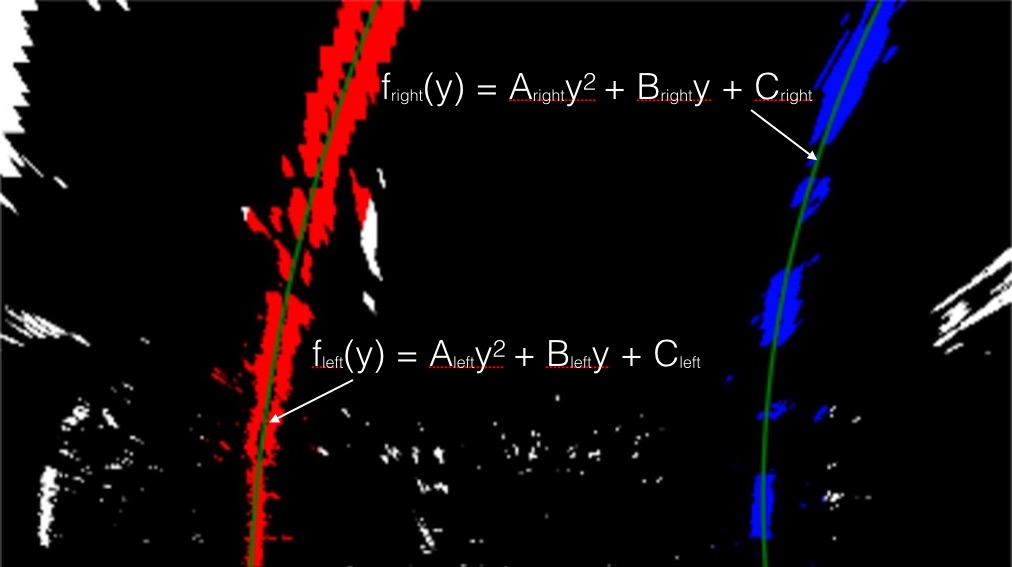
#> input picture examples/color_fit_lines.jpg, 1012 x 567 px
$ python -i solution.py   (imports and definitions only)   (older library calls are emulated)
#> lines starting #> are read from the running program, lines starting #| are printed output that depends on the picture; after the words box and inside, x2 and y2 are one past the last pixel; in counts of white or black regions, pixels touching at a corner belong together
import cv2
import numpy as np
import matplotlib.pyplot as plt
import matplotlib.image as mpimg
import pickle

# [1 line not run here, left out]

#function to undistort using camera_calibration.p
def undistort(image):

    return cv2.undistort(image, mtx, dist, None, mtx)


#function to retrieve channel of an image given color space and channel
def get_channeled_image(image,color_space,channel=""):

#> called with color_space = 'grayscale', channel = ''
    if color_space=="HLS":
        color_spaced_image=cv2.cvtColor(image,cv2.COLOR_RGB2HLS)

        if channel=="H":
            channeled_image=color_spaced_image[:,:,0]
            return channeled_image
        elif channel=="L":
            channeled_image=color_spaced_image[:,:,1]
            return channeled_image

        elif channel=="S":
            channeled_image=color_spaced_image[:,:,2]
            return channeled_image

        elif channel=="all":
            channeled_image=color_spaced_image
            return channeled_image

        else:
            print("Please enter a valid channel (H,L or S)")
            return 0

    elif color_space=="HSV":
        color_spaced_image=cv2.cvtColor(image,cv2.COLOR_RGB2HSV)

        if channel=="H":
            channeled_image=color_spaced_image[:,:,0]
            return channeled_image

        elif channel=="S":
            channeled_image=color_spaced_image[:,:,1]
            return channeled_image

        elif channel=="V":
            channeled_image=color_spaced_image[:,:,2]
            return channeled_image

        elif channel=="all":
            channeled_image=color_spaced_image
            return channeled_image

        else:
            print("Please enter a valid channel (H,S or V)")
            return 0

    elif color_space=="RGB":
        color_spaced_image=image

        if channel=="R":
            channeled_image=color_spaced_image[:,:,0]
            return channeled_image

        elif channel=="G":
            channeled_image=color_spaced_image[:,:,1]
            return channeled_image

        elif channel=="B":
            channeled_image=color_spaced_image[:,:,2]
            return channeled_image

        elif channel=="all":
            channeled_image=color_spaced_image
            return channeled_image

        else:
            print("Please enter a valid channel (R,G or B)")
            return 0

    elif color_space=="LUV":
        color_spaced_image=cv2.cvtColor(image,cv2.COLOR_RGB2LUV)

        if channel == "L":
            channeled_image = color_spaced_image[:, :, 0]
            return channeled_image

        elif channel == "U":
            channeled_image = color_spaced_image[:, :, 1]
            return channeled_image

        elif channel == "V":
            channeled_image = color_spaced_image[:, :, 2]
            return channeled_image

        elif channel == "all":
            channeled_image = color_spaced_image
            return channeled_image

        else:
            print("Please enter a valid channel (L,U or V)")
            return 0


    elif color_space=="LAB":
        color_spaced_image=cv2.cvtColor(image,cv2.COLOR_RGB2Lab)

        if channel == "L":
            channeled_image = color_spaced_image[:, :, 0]
            return channeled_image

        elif channel == "A":
            channeled_image = color_spaced_image[:, :, 1]
            return channeled_image

        elif channel == "B":
            channeled_image = color_spaced_image[:, :, 2]
            return channeled_image

        elif channel == "all":
            channeled_image = color_spaced_image
            return channeled_image

        else:
            print("Please enter a valid channel (L,a or b)")
            return 0


    elif color_space=="grayscale":
        return cv2.cvtColor(image,cv2.COLOR_RGB2GRAY)
#> in get_channeled_image (call 2), `color_spaced_image=cv2.cvtColor(image,cv2.COLOR_RGB2HLS)`: color_spaced_image: shape (567, 1012, 3); mean of channels 0, 1, 2 15.3, 13.6, 37.6
#> in get_channeled_image (call 3), `color_spaced_image=cv2.cvtColor(image,cv2.COLOR_RGB2LUV)`: color_spaced_image: shape (567, 1012, 3); mean of channels 0, 1, 2 13.1, 99.8, 135.7
#> in get_channeled_image (call 4), `color_spaced_image=cv2.cvtColor(image,cv2.COLOR_RGB2Lab)`: color_spaced_image: shape (567, 1012, 3); mean of channels 0, 1, 2 13.2, 131.7, 128.6
#> in get_channeled_image (call 5), `color_spaced_image=cv2.cvtColor(image,cv2.COLOR_RGB2HSV)`: color_spaced_image: shape (567, 1012, 3); mean H, S, V 13.1, 38.2, 20
#> in get_channeled_image (call 5), `channeled_image=color_spaced_image[:,:,0]`:
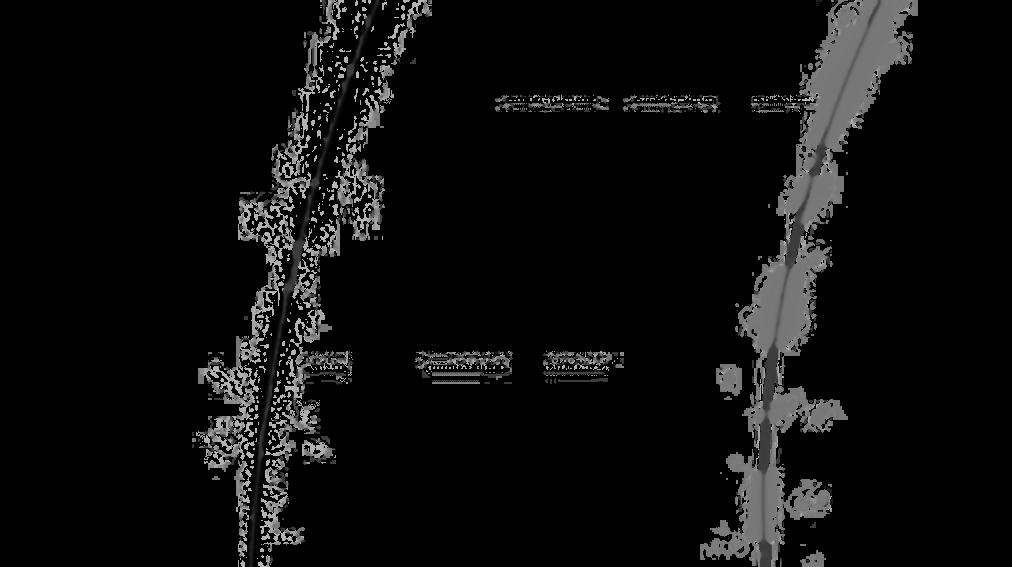
#> channeled_image: shape (567, 1012); min 0, max 179, mean 13.1


    else:
        print("Incorrect color space.Please choose one from HLS,HSV,grayscale or RGB")
        return 0

#function compution gradient magnitude and thresholding
def gradient_thresholding_mag(channeled_image,kernel_size,thresh_min_mag,thresh_max_mag):

#> called with kernel_size = 3, thresh_min_mag = 50, thresh_max_mag = 255
    sobelx=cv2.Sobel(channeled_image,cv2.CV_64F,1,0,ksize=kernel_size)

    sobely=cv2.Sobel(channeled_image,cv2.CV_64F,0,1,ksize=kernel_size)
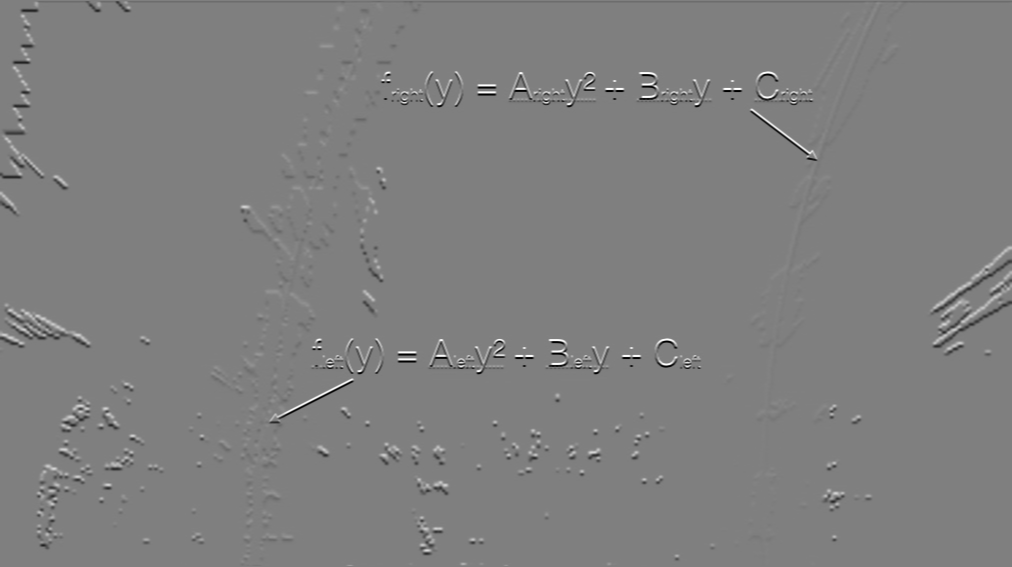
#> sobely: shape (567, 1012) float64; min -1020, max 1020, mean -0.6; drawn with min black and max white

    sobel_mag=np.sqrt(sobelx**2+sobely**2)

    scaled_sobel_mag=np.uint8(255*(sobel_mag)/np.max(sobel_mag))

    binary=np.zeros_like(scaled_sobel_mag)

    if scaled_sobel_mag.shape[-1]==3:
        binary[(scaled_sobel_mag > thresh_min_mag ) & (scaled_sobel_mag < thresh_max_mag)]=255
    else:
        binary[(scaled_sobel_mag > thresh_min_mag ) & (scaled_sobel_mag <= thresh_max_mag)]=1


    return binary


#function compution gradient direction and thresholding
def gradient_thresholding_dir(channeled_image,kernel_size,thresh_min_dir,thresh_max_dir):
    sobelx = cv2.Sobel(channeled_image, cv2.CV_64F, 1, 0, ksize=kernel_size)

    sobely = cv2.Sobel(channeled_image, cv2.CV_64F, 0, 1, ksize=kernel_size)


    sobel_dir = np.arctan2(abs(sobely),abs(sobelx))


    binary = np.zeros_like(sobel_dir)

    if sobel_dir.shape[-1] == 3:
        binary[(sobel_dir > thresh_min_dir) & (sobel_dir < thresh_max_dir)] = 255
    else:
        binary[(sobel_dir > thresh_min_dir) & (sobel_dir < thresh_max_dir)] = 1

    return binary


#function computing color thresholding
def color_thresholding(channeled_image,thresh_min_col,thresh_max_col):

    binary=np.zeros_like(channeled_image)

    binary[(channeled_image > thresh_min_col) & (channeled_image < thresh_max_col)] = 1

    return binary


#main function to compute and combine various thresholds
def threshold(image):


    grayscale = get_channeled_image(image, "grayscale")
    s_channel = get_channeled_image(image, "HLS", "S")
    l_channel = get_channeled_image(image, "LUV", "L")
    b_channel = get_channeled_image(image, "LAB", "B")
    h_channel = get_channeled_image(image, "HSV", "H")

    gt = gradient_thresholding_mag(grayscale, 3, 50, 255)
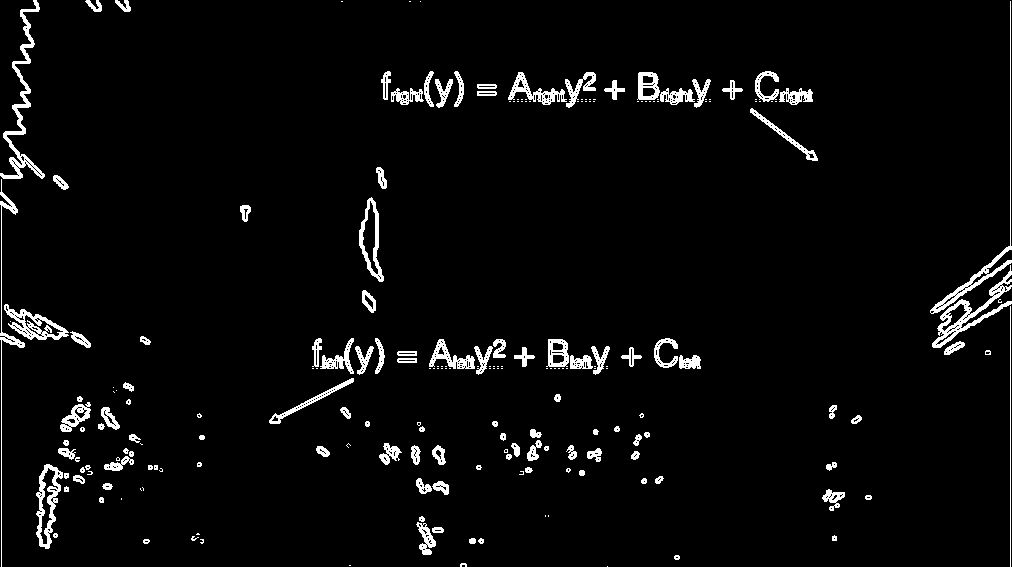
#> gt: shape (567, 1012); values 0 (black) and 1 (white), 3.8% white; 214 white regions (96 under 20 px), largest, box (x1, y1, x2, y2) and area: (0, 0, 45, 179) 1369, (932, 265, 1012, 348) 1261, (930, 1, 1012, 314) 1006
    gd = gradient_thresholding_dir(grayscale, 3, 0.7, 1.3)
#> in gradient_thresholding_dir, `sobel_dir = np.arctan2(abs(sobely),abs(sobelx))`:
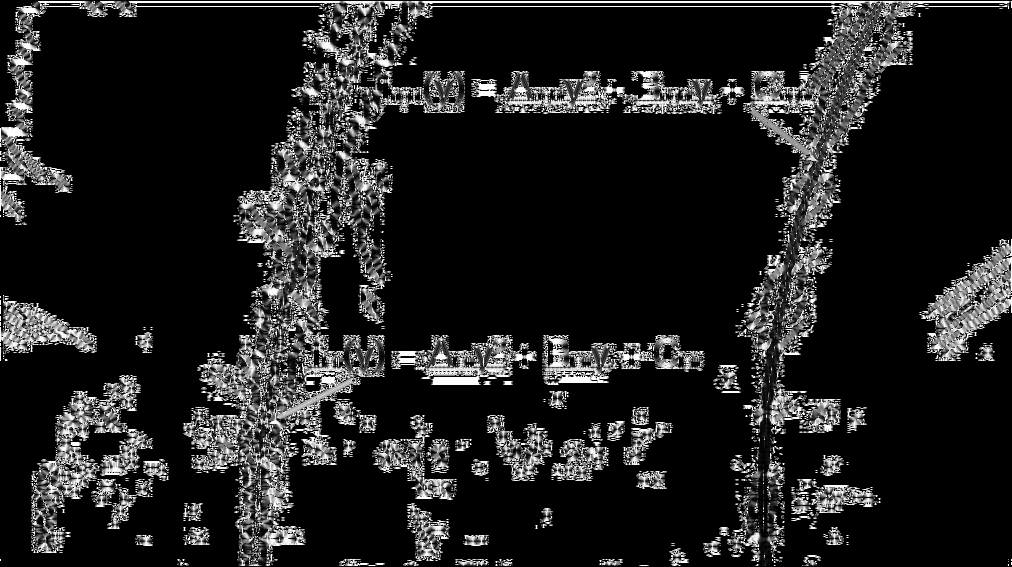
#> sobel_dir: shape (567, 1012) float64; min 0, max 1.57, mean 0.196; drawn with min black and max white
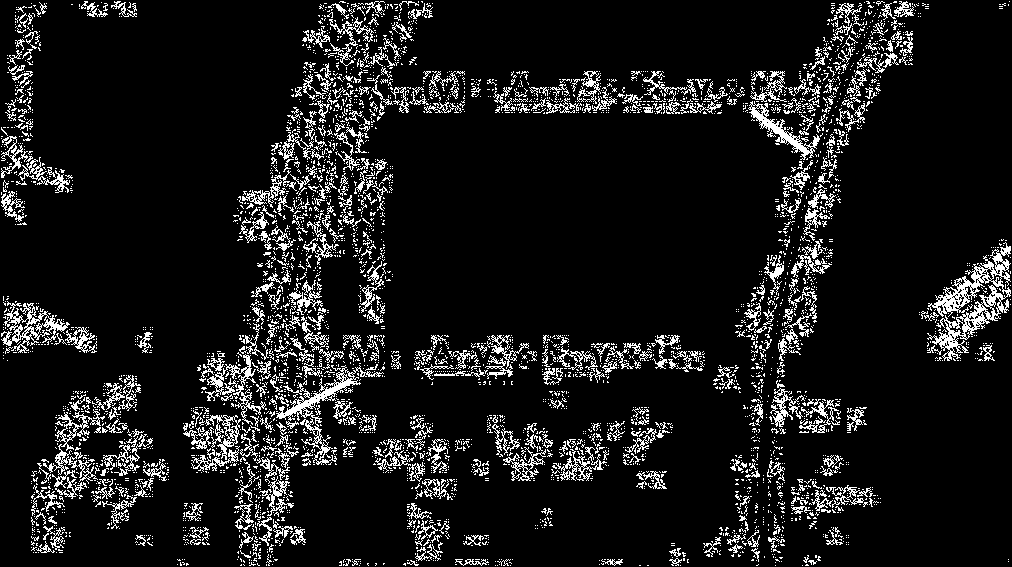
#> gd: shape (567, 1012) float64; values 0 (black) and 1 (white), 9.9% white in thin lines or dots

    cts = color_thresholding(s_channel, 170, 255)
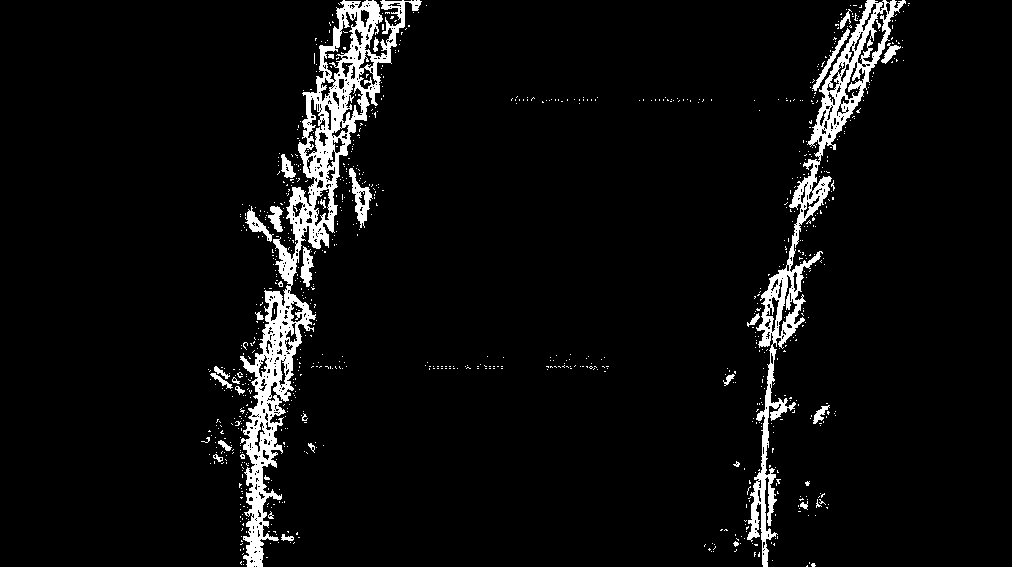
#> cts: shape (567, 1012); values 0 (black) and 1 (white), 5.3% white; 899 white regions (868 under 20 px), largest, box (x1, y1, x2, y2) and area: (240, 0, 422, 567) 15841, (747, 0, 906, 567) 9275, (349, 168, 373, 228) 524
    ctl = color_thresholding(l_channel, 225, 255)
#> ctl: shape (567, 1012); values 0 (black) and 1 (white), 0.85% white in thin lines or dots
    ctb = color_thresholding(b_channel, 155, 200)
#> ctb: shape (567, 1012); values 0 (black) and 1 (white), 4% white; 40 white regions (23 under 20 px), largest, box (x1, y1, x2, y2) and area: (244, 0, 405, 567) 20349, (350, 169, 372, 226) 550, (247, 209, 270, 238) 296
    cth = color_thresholding(h_channel, 19, 40)
#> cth: shape (567, 1012); values 0 (black) and 1 (white), 0.44% white in thin lines or dots, all inside (x1, y1, x2, y2) = (200, 0, 909, 567)
    combined_binary = np.zeros_like(cts)

    combined_binary[((ctb == 1) | (cth == 1) | (ctl == 1) | (gt == 1) & (gd == 1))] = 1

    return combined_binary

#function computing perspective and inverse matrix
# [186 lines left out: functions perspective_matrix, perspective_transform_image, detect_lanes, draw_lanes, calculate_curvature, process_image, not called in this run]


from moviepy.editor import VideoFileClip

challenge_output = 'project_op_1.mp4'
# [1 line that did not run here, left out]
#clip3 = VideoFileClip('test_videos/challenge.mp4')
#clip3 = VideoFileClip('test_videos/challenge.mp4')
# [1 line that did not run here, left out]
# [1 line not run here, left out]

>>> import cv2
>>> picture = cv2.cvtColor(cv2.imread('examples/color_fit_lines.jpg'), cv2.COLOR_BGR2RGB)
>>> result = threshold(picture)
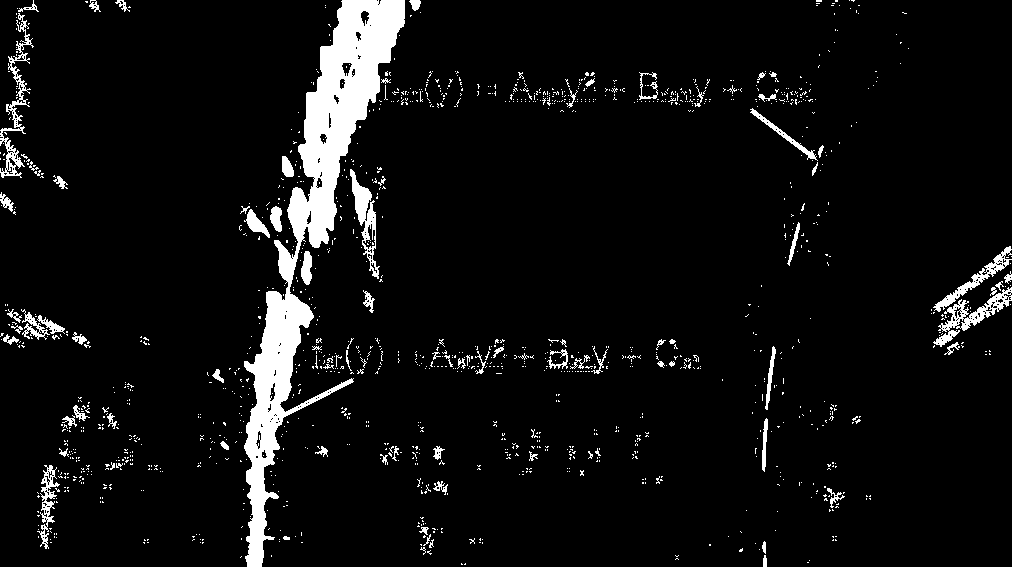
#> result: shape (567, 1012); values 0 (black) and 1 (white), 6.2% white; 1363 white regions (1275 under 20 px), largest, box (x1, y1, x2, y2) and area: (244, 0, 405, 567) 20885, (0, 13, 34, 178) 1147, (933, 287, 1012, 347) 1142
